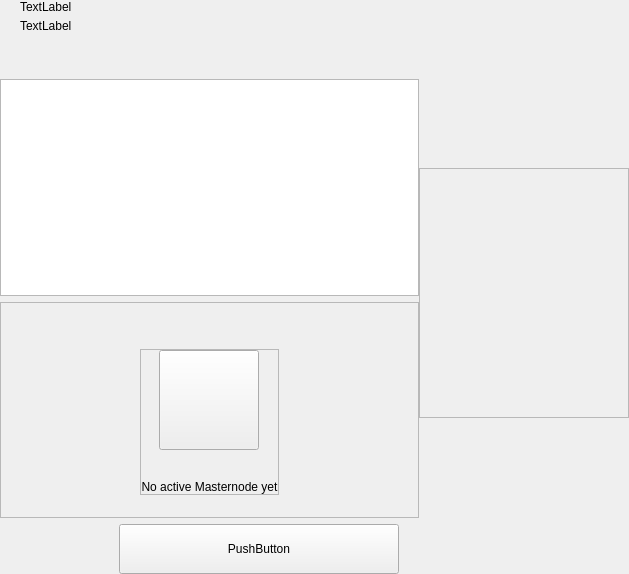
<?xml version="1.0" encoding="UTF-8"?>
<ui version="4.0">
 <class>MasterNodesWidget</class>
 <widget class="QWidget" name="MasterNodesWidget">
  <property name="geometry">
   <rect>
    <x>0</x>
    <y>0</y>
    <width>629</width>
    <height>406</height>
   </rect>
  </property>
  <property name="windowTitle">
   <string>Form</string>
  </property>
  <layout class="QHBoxLayout" name="horizontalLayout_2" stretch="2,1">
   <property name="spacing">
    <number>0</number>
   </property>
   <property name="leftMargin">
    <number>0</number>
   </property>
   <property name="topMargin">
    <number>0</number>
   </property>
   <property name="rightMargin">
    <number>0</number>
   </property>
   <property name="bottomMargin">
    <number>0</number>
   </property>
   <item>
    <widget class="QWidget" name="left" native="true">
     <layout class="QVBoxLayout" name="verticalLayout_3">
      <property name="leftMargin">
       <number>0</number>
      </property>
      <property name="topMargin">
       <number>0</number>
      </property>
      <property name="rightMargin">
       <number>0</number>
      </property>
      <property name="bottomMargin">
       <number>0</number>
      </property>
      <item>
       <layout class="QVBoxLayout" name="verticalLayout_2">
        <property name="spacing">
         <number>6</number>
        </property>
        <item>
         <layout class="QHBoxLayout" name="horizontalLayout_3">
          <property name="spacing">
           <number>0</number>
          </property>
          <property name="leftMargin">
           <number>20</number>
          </property>
          <item>
           <layout class="QVBoxLayout" name="verticalLayout_8">
            <property name="spacing">
             <number>5</number>
            </property>
            <item>
             <widget class="QLabel" name="labelTitle">
              <property name="text">
               <string>TextLabel</string>
              </property>
             </widget>
            </item>
            <item alignment="Qt::AlignTop">
             <widget class="QLabel" name="labelSubtitle1">
              <property name="text">
               <string>TextLabel</string>
              </property>
             </widget>
            </item>
           </layout>
          </item>
          <item>
           <spacer name="horizontalSpacer">
            <property name="orientation">
             <enum>Qt::Horizontal</enum>
            </property>
            <property name="sizeHint" stdset="0">
             <size>
              <width>40</width>
              <height>20</height>
             </size>
            </property>
           </spacer>
          </item>
         </layout>
        </item>
        <item>
         <spacer name="verticalSpacer_2">
          <property name="orientation">
           <enum>Qt::Vertical</enum>
          </property>
          <property name="sizeType">
           <enum>QSizePolicy::Fixed</enum>
          </property>
          <property name="sizeHint" stdset="0">
           <size>
            <width>20</width>
            <height>40</height>
           </size>
          </property>
         </spacer>
        </item>
        <item>
         <layout class="QVBoxLayout" name="verticalLayout_6"/>
        </item>
        <item>
         <widget class="QListView" name="listMn"/>
        </item>
        <item>
         <widget class="QFrame" name="emptyContainer">
          <property name="minimumSize">
           <size>
            <width>0</width>
            <height>100</height>
           </size>
          </property>
          <property name="frameShape">
           <enum>QFrame::StyledPanel</enum>
          </property>
          <property name="frameShadow">
           <enum>QFrame::Raised</enum>
          </property>
          <layout class="QVBoxLayout" name="verticalLayout_7" stretch="1,8">
           <property name="spacing">
            <number>0</number>
           </property>
           <property name="leftMargin">
            <number>0</number>
           </property>
           <property name="topMargin">
            <number>0</number>
           </property>
           <property name="rightMargin">
            <number>0</number>
           </property>
           <property name="bottomMargin">
            <number>0</number>
           </property>
           <item>
            <spacer name="verticalSpacer">
             <property name="orientation">
              <enum>Qt::Vertical</enum>
             </property>
             <property name="sizeHint" stdset="0">
              <size>
               <width>20</width>
               <height>20</height>
              </size>
             </property>
            </spacer>
           </item>
           <item alignment="Qt::AlignHCenter|Qt::AlignVCenter">
            <widget class="QFrame" name="emptyScreen">
             <property name="sizePolicy">
              <sizepolicy hsizetype="Expanding" vsizetype="Expanding">
               <horstretch>0</horstretch>
               <verstretch>0</verstretch>
              </sizepolicy>
             </property>
             <property name="frameShape">
              <enum>QFrame::StyledPanel</enum>
             </property>
             <property name="frameShadow">
              <enum>QFrame::Raised</enum>
             </property>
             <layout class="QVBoxLayout" name="verticalLayout">
              <property name="spacing">
               <number>30</number>
              </property>
              <property name="leftMargin">
               <number>0</number>
              </property>
              <property name="topMargin">
               <number>0</number>
              </property>
              <property name="rightMargin">
               <number>0</number>
              </property>
              <property name="bottomMargin">
               <number>0</number>
              </property>
              <item alignment="Qt::AlignHCenter|Qt::AlignVCenter">
               <widget class="QPushButton" name="pushImgEmpty">
                <property name="minimumSize">
                 <size>
                  <width>100</width>
                  <height>100</height>
                 </size>
                </property>
                <property name="maximumSize">
                 <size>
                  <width>100</width>
                  <height>100</height>
                 </size>
                </property>
                <property name="text">
                 <string/>
                </property>
                <property name="iconSize">
                 <size>
                  <width>100</width>
                  <height>100</height>
                 </size>
                </property>
               </widget>
              </item>
              <item alignment="Qt::AlignHCenter|Qt::AlignVCenter">
               <widget class="QLabel" name="labelEmpty">
                <property name="styleSheet">
                 <string notr="true"/>
                </property>
                <property name="text">
                 <string>No active Masternode yet</string>
                </property>
                <property name="alignment">
                 <set>Qt::AlignCenter</set>
                </property>
               </widget>
              </item>
             </layout>
            </widget>
           </item>
          </layout>
         </widget>
        </item>
        <item>
         <layout class="QHBoxLayout" name="horizontalLayout_7">
          <property name="rightMargin">
           <number>20</number>
          </property>
          <item>
           <spacer name="horizontalSpacer_5">
            <property name="orientation">
             <enum>Qt::Horizontal</enum>
            </property>
            <property name="sizeType">
             <enum>QSizePolicy::Expanding</enum>
            </property>
            <property name="sizeHint" stdset="0">
             <size>
              <width>40</width>
              <height>20</height>
             </size>
            </property>
           </spacer>
          </item>
          <item>
           <widget class="QPushButton" name="pushButtonSave">
            <property name="minimumSize">
             <size>
              <width>280</width>
              <height>50</height>
             </size>
            </property>
            <property name="maximumSize">
             <size>
              <width>280</width>
              <height>50</height>
             </size>
            </property>
            <property name="text">
             <string>PushButton</string>
            </property>
           </widget>
          </item>
         </layout>
        </item>
       </layout>
      </item>
     </layout>
    </widget>
   </item>
   <item>
    <widget class="QWidget" name="right" native="true">
     <layout class="QVBoxLayout" name="verticalLayout_5">
      <property name="leftMargin">
       <number>0</number>
      </property>
      <property name="topMargin">
       <number>0</number>
      </property>
      <property name="rightMargin">
       <number>0</number>
      </property>
      <property name="bottomMargin">
       <number>0</number>
      </property>
      <item>
       <layout class="QVBoxLayout" name="verticalLayout_4">
        <property name="spacing">
         <number>6</number>
        </property>
        <item>
         <widget class="OptionButton" name="btnAbout" native="true">
          <property name="minimumSize">
           <size>
            <width>0</width>
            <height>50</height>
           </size>
          </property>
         </widget>
        </item>
        <item>
         <widget class="OptionButton" name="btnAboutController" native="true">
          <property name="minimumSize">
           <size>
            <width>0</width>
            <height>50</height>
           </size>
          </property>
         </widget>
        </item>
        <item>
         <widget class="OptionButton" name="btnChartTiers" native="true">
          <property name="minimumSize">
           <size>
            <width>0</width>
            <height>50</height>
           </size>
          </property>
         </widget>
        </item>
        <item>
         <widget class="QWidget" name="layoutChart" native="true">
          <layout class="QVBoxLayout" name="verticalLayoutDenom">
           <property name="spacing">
            <number>12</number>
           </property>
           <property name="leftMargin">
            <number>0</number>
           </property>
           <property name="topMargin">
            <number>0</number>
           </property>
           <property name="rightMargin">
            <number>0</number>
           </property>
           <property name="bottomMargin">
            <number>0</number>
           </property>
           <item>
            <layout class="QHBoxLayout" name="horizontalLayout_4_8">
   <item>
                  <widget class="QFrame" name="chartContainer">
                   <property name="sizePolicy">
                    <sizepolicy hsizetype="Expanding" vsizetype="Preferred">
                     <horstretch>0</horstretch>
                     <verstretch>0</verstretch>
                    </sizepolicy>
                   </property>
                   <property name="styleSheet">
                    <string notr="true">padding:0px;
margin:0px;</string>
                   </property>
                  <property name="minimumSize">
                 <size>
                  <width>0</width>
                  <height>250</height>
                 </size>
                </property>
                   <property name="frameShape">
                    <enum>QFrame::StyledPanel</enum>
                   </property>
                   <property name="frameShadow">
                    <enum>QFrame::Raised</enum>
                   </property>
                  </widget>
                 </item>
            </layout>
           </item>
          </layout>
         </widget>
        </item>
                <item>
         <widget class="QWidget" name="layoutChart" native="true">
          <layout class="QVBoxLayout" name="verticalLayout_8" stretch="3,0">
           <property name="spacing">
            <number>16</number>
           </property>
           <property name="leftMargin">
            <number>0</number>
           </property>
           <property name="topMargin">
            <number>0</number>
           </property>
           <property name="rightMargin">
            <number>0</number>
           </property>
           <property name="bottomMargin">
            <number>0</number>
           </property>
           <item>
            <widget class="QWidget" name="chartContainer2" native="true">
                <property name="minimumSize">
                 <size>
                  <width>0</width>
                  <height>150</height>
                 </size>
                </property>
                <property name="styleSheet">
                 <string notr="true">#chartContainer{padding:0px; margin:0px;}</string>
                </property>
                <layout class="QHBoxLayout" name="horizontalLayout_11">
                 <property name="spacing">
                  <number>0</number>
                 </property>
                 <property name="leftMargin">
                  <number>0</number>
                 </property>
                 <property name="topMargin">
                  <number>0</number>
                 </property>
                 <property name="rightMargin">
                  <number>0</number>
                 </property>
                 <property name="bottomMargin">
                  <number>0</number>
                 </property>
                 </layout>
               </widget>
               </item>
                 </layout>
                                </widget>

           </item>

        <item>
         <spacer name="verticalSpacer_5">
          <property name="orientation">
           <enum>Qt::Vertical</enum>
          </property>
          <property name="sizeHint" stdset="0">
           <size>
            <width>20</width>
            <height>40</height>
           </size>
          </property>
         </spacer>
        </item>
       </layout>
      </item>
     </layout>
    </widget>
   </item>
  </layout>
 </widget>
 <customwidgets>
  <customwidget>
   <class>OptionButton</class>
   <extends>QWidget</extends>
   <header>qt/papara/optionbutton.h</header>
   <container>1</container>
  </customwidget>
 </customwidgets>
 <resources/>
 <connections/>
</ui>
